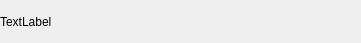
<?xml version="1.0" encoding="UTF-8"?>
<ui version="4.0">
 <class>FriendLabel</class>
 <widget class="QWidget" name="FriendLabel">
  <property name="geometry">
   <rect>
    <x>0</x>
    <y>0</y>
    <width>361</width>
    <height>43</height>
   </rect>
  </property>
  <property name="minimumSize">
   <size>
    <width>0</width>
    <height>43</height>
   </size>
  </property>
  <property name="maximumSize">
   <size>
    <width>16777215</width>
    <height>43</height>
   </size>
  </property>
  <property name="windowTitle">
   <string>Form</string>
  </property>
  <layout class="QHBoxLayout" name="horizontalLayout">
   <property name="spacing">
    <number>0</number>
   </property>
   <property name="leftMargin">
    <number>0</number>
   </property>
   <property name="topMargin">
    <number>0</number>
   </property>
   <property name="rightMargin">
    <number>0</number>
   </property>
   <property name="bottomMargin">
    <number>0</number>
   </property>
   <item>
    <widget class="QLabel" name="tip_lb">
     <property name="text">
      <string>TextLabel</string>
     </property>
    </widget>
   </item>
   <item>
    <widget class="QWidget" name="close_wid" native="true">
     <property name="minimumSize">
      <size>
       <width>25</width>
       <height>25</height>
      </size>
     </property>
     <property name="maximumSize">
      <size>
       <width>25</width>
       <height>25</height>
      </size>
     </property>
     <layout class="QHBoxLayout" name="horizontalLayout_2">
      <property name="spacing">
       <number>0</number>
      </property>
      <property name="leftMargin">
       <number>0</number>
      </property>
      <property name="topMargin">
       <number>0</number>
      </property>
      <property name="rightMargin">
       <number>0</number>
      </property>
      <property name="bottomMargin">
       <number>0</number>
      </property>
      <item>
       <widget class="ClickedLabel" name="close_lb">
        <property name="minimumSize">
         <size>
          <width>15</width>
          <height>15</height>
         </size>
        </property>
        <property name="maximumSize">
         <size>
          <width>15</width>
          <height>15</height>
         </size>
        </property>
        <property name="styleSheet">
         <string notr="true">border-image:url(:/res/tipclose.png)</string>
        </property>
        <property name="text">
         <string/>
        </property>
       </widget>
      </item>
     </layout>
    </widget>
   </item>
  </layout>
 </widget>
 <customwidgets>
  <customwidget>
   <class>ClickedLabel</class>
   <extends>QLabel</extends>
   <header location="global">clickedlabel.h</header>
  </customwidget>
 </customwidgets>
 <resources/>
 <connections/>
</ui>
